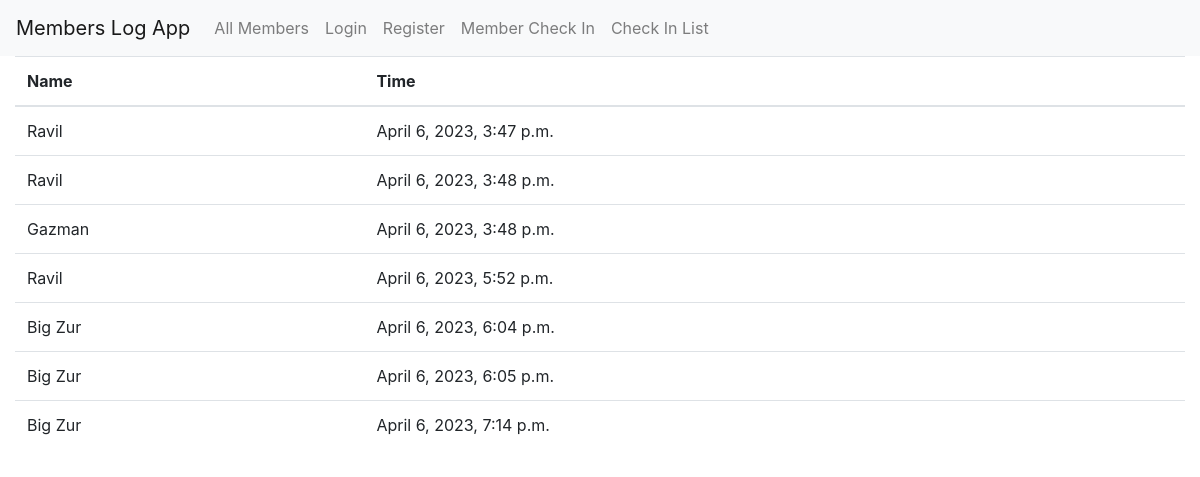
Before: /check_in_members/ with the older database file.
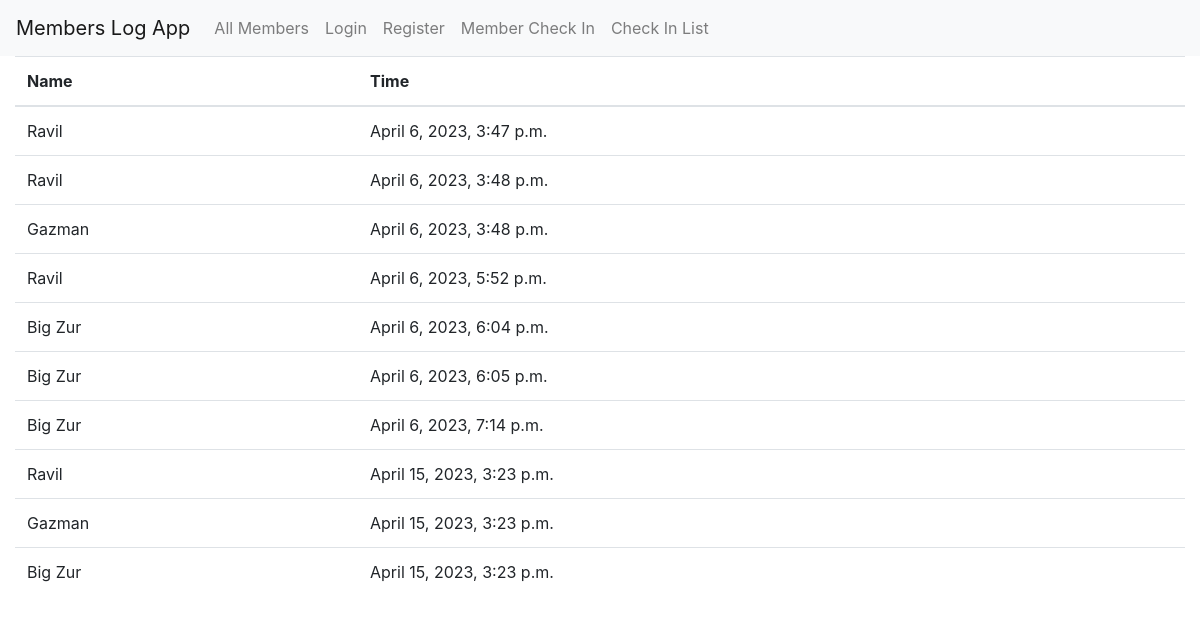
After: the same page with the newer database file.
### logTracker/models.py (models this page shows, shortened)
class CheckInMembers(models.Model):
    member = models.ForeignKey(Member, on_delete=models.CASCADE)
    checked_in = models.DateTimeField(auto_now_add=True)

class Member(models.Model):
    name = models.CharField(max_length=30, blank=False)
    surname = models.CharField(max_length=30, blank=False)
    date_of_birth = models.DateField(blank=False)
    serial_number = models.CharField(max_length=6, blank=False)
    def __str__(self):
        return f"{self.name}"

### logTracker/views.py (the view)
# urls.py: path('check_in_members/', allCheckIn, name='check_in_all'),
def allCheckIn(request):
    checkList = CheckInMembers.objects.all()
    return render(request, 'checks_view.html', {'checkList': checkList})

### logTracker/templates/frontend/checks_view.html
{% extends 'base.html' %}
{% block content %}
    <table class="table">
        <thead>
            <tr>
                <th>Name</th>
                <th>Time</th>
            </tr>
        </thead>
        <tbody>
            {% for check in checkList %}
                <tr>
                    <td>{{ check.member }}</td>
                    <td>{{ check.checked_in }}</td>
                </tr>
            {% endfor %}
        </tbody>
    </table>
{% endblock %}

### logTracker/templates/frontend/base.html (shortened to what this page needs)
<!DOCTYPE html>
<html lang="en">
<head>
    <link rel="stylesheet" href="https://stackpath.bootstrapcdn.com/bootstrap/4.3.1/css/bootstrap.min.css"
>
</head>
<body>
    <nav class="navbar navbar-expand-lg navbar-light bg-light">
        <a class="navbar-brand" href="#">Members Log App</a>
        <div class="collapse navbar-collapse" id="navbarNav">
            <ul class="navbar-nav">
                <li class="nav-item">
                    <a class="nav-link" href="{% url 'members' %}">All Members</a>
                </li>
                <li class="nav-item">
                    <a class="nav-link" href="{% url 'login' %}">Login</a>
                </li>
                <li class="nav-item">
                    <a class="nav-link" href="{% url 'register' %}">Register</a>
                </li>
                <li class="nav-item">
                    <a class="nav-link" href="{% url 'member_check_in' %}">Member Check In</a>
                </li>
                <li class="nav-item">
                    <a class="nav-link" href="{% url 'check_in_all' %}">Check In List</a>
                </li>
            </ul>
        </div>
    </nav>
    <div class="container-fluid">
        {% block content %}
        {% endblock %}
    </div>
</body>
</html>

Changed rows visible on the page:
added CheckInMembers: member "Ravil", checked_in "April 15, 2023, 3:23 p.m."
added CheckInMembers: member "Gazman", checked_in "April 15, 2023, 3:23 p.m."
added CheckInMembers: member "Big Zur", checked_in "April 15, 2023, 3:23 p.m."
